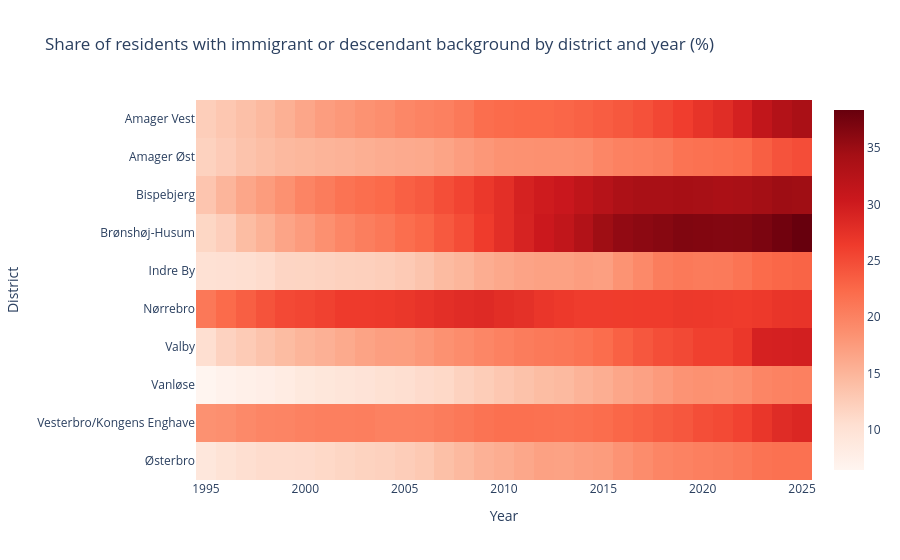

Notebook source saved alongside this figure:
### Markdown cell above
### 5.5 District × Year heatmap of international share

The heatmap compresses the entire 30-year time series for all 10 districts into a single readable view. Color intensity encodes the share of international residents, making it immediately obvious which districts experienced the strongest changes and *when* those changes accelerated. Unlike the line chart in section 5.3, the heatmap excels at showing the full temporal pattern simultaneously — the reader can spot plateau effects, acceleration points (like the post-2015 levelling), and structural differences between districts at a glance. It directly supports the project's argument about uneven demographic development across the city.

### Code cell
# Prepare data — using all districts (not just the 10 main ones for completeness)
international_groups_hm = [
    "Immigrants of western origin",
    "Descendats of western origin",
    "Immigrants of non-western origin",
    "Descendants of non-western origin"
]

district_data = population_long[
    population_long["district"].isin(main_districts)
]

intl_hm = (
    district_data[district_data["ancestry"].isin(international_groups_hm)]
    .groupby(["district", "year"], as_index=False)["population"]
    .sum()
)

total_hm = (
    district_data[district_data["ancestry"] == "Ancestry total"]
    [["district", "year", "population"]]
    .rename(columns={"population": "total_population"})
)

heatmap_df = intl_hm.merge(total_hm, on=["district", "year"])
heatmap_df["share"] = heatmap_df["population"] / heatmap_df["total_population"] * 100

pivot_df = heatmap_df.pivot(index="district", columns="year", values="share")

fig = px.imshow(
    pivot_df,
    aspect="auto",
    color_continuous_scale="Reds",
    title="Share of residents with immigrant or descendant background by district and year (%)"
)
fig.update_layout(xaxis_title="Year", yaxis_title="District")
fig.show()

### Figure 1 — Plotly figure (JSON) as saved in the notebook; plotly's stock layout.template omitted (floating-point values rounded to 4 significant figures; data arrays with more than 128 entries replaced by an {"elided": "..."} marker saying what was removed)
{"data": [{"coloraxis": "coloraxis", "hovertemplate": "year: %{x}<br>district: %{y}<br>color: %{z}<extra></extra>", "name": "0", "type": "heatmap", "x": [1995, 1996, 1997, 1998, 1999, 2000, 2001, 2002, 2003, 2004, 2005, 2006, 2007, 2008, 2009, 2010, 2011, 2012, 2013, 2014, 2015, 2016, 2017, 2018, 2019, 2020, 2021, 2022, 2023, 2024, 2025], "xaxis": "x", "y": ["Amager Vest", "Amager Øst", "Bispebjerg", "Brønshøj-Husum", "Indre By", "Nørrebro", "Valby", "Vanløse", "Vesterbro/Kongens Enghave", "Østerbro"], "yaxis": "y", "z": {"elided": "10x31 float values"}}], "layout": {"coloraxis": {"colorscale": [[0, "rgb(255,245,240)"], [0.125, "rgb(254,224,210)"], [0.25, "rgb(252,187,161)"], [0.375, "rgb(252,146,114)"], [0.5, "rgb(251,106,74)"], [0.625, "rgb(239,59,44)"], [0.75, "rgb(203,24,29)"], [0.875, "rgb(165,15,21)"], [1, "rgb(103,0,13)"]]}, "title": {"text": "Share of residents with immigrant or descendant background by district and year (%)"}, "xaxis": {"anchor": "y", "domain": [0, 1], "title": {"text": "Year"}}, "yaxis": {"anchor": "x", "autorange": "reversed", "domain": [0, 1], "title": {"text": "District"}}}}
